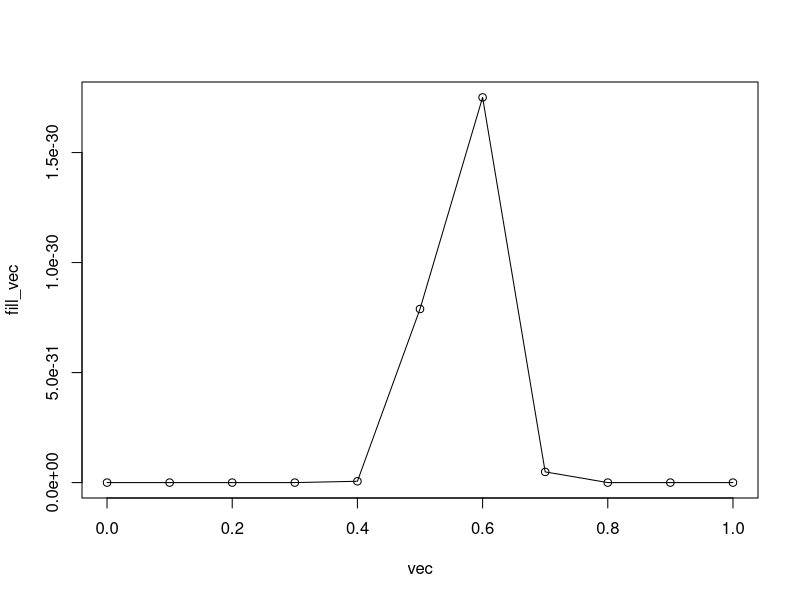
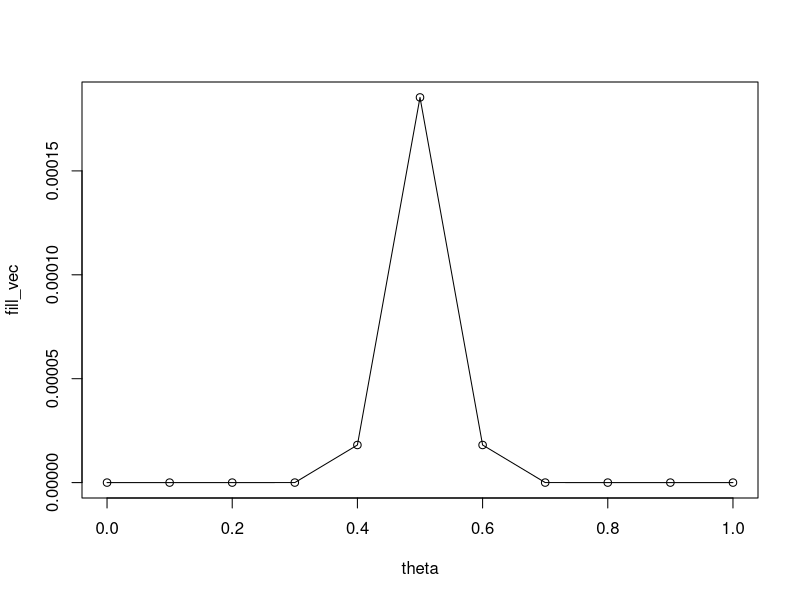
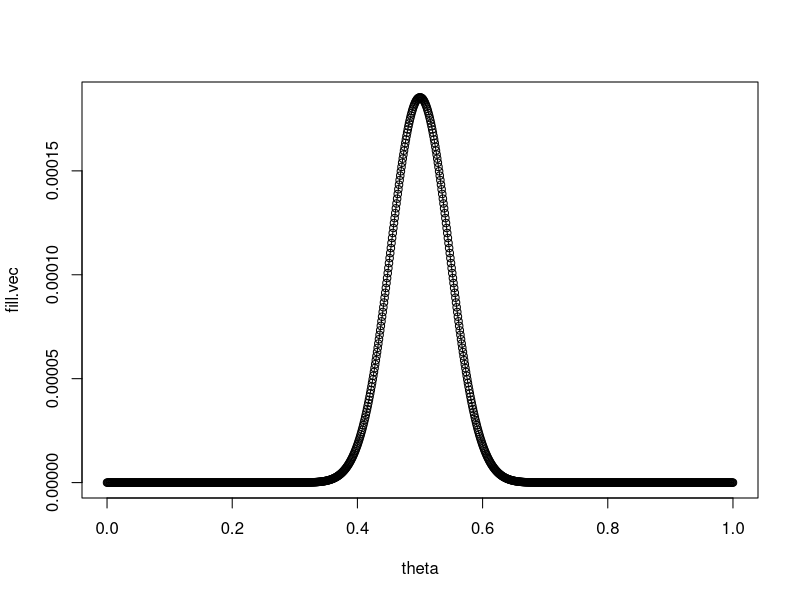
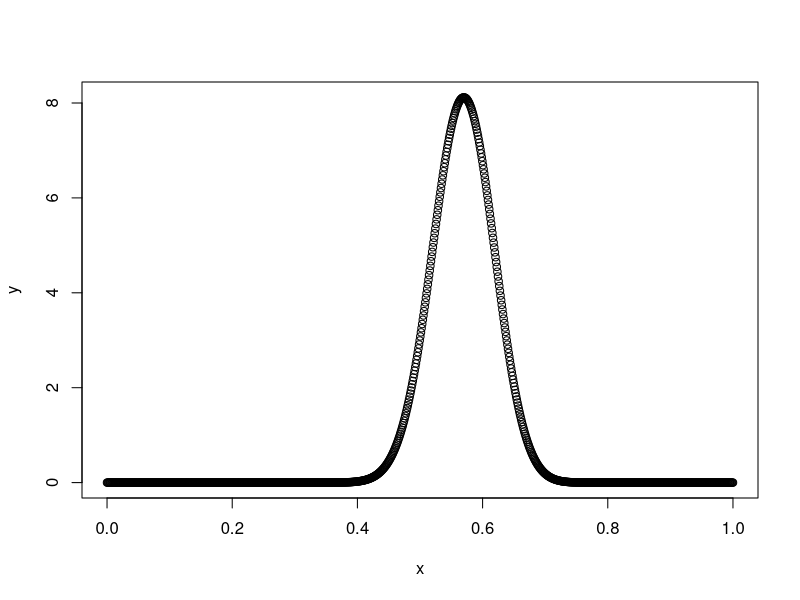
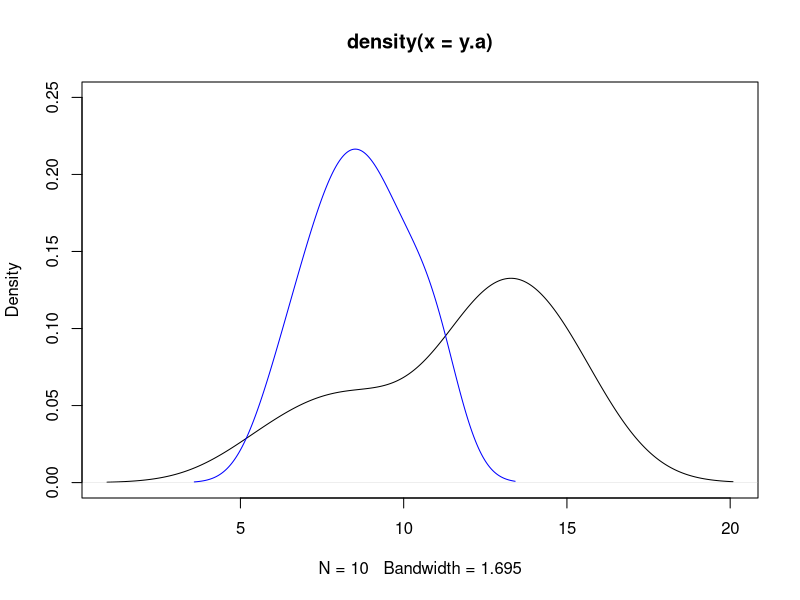
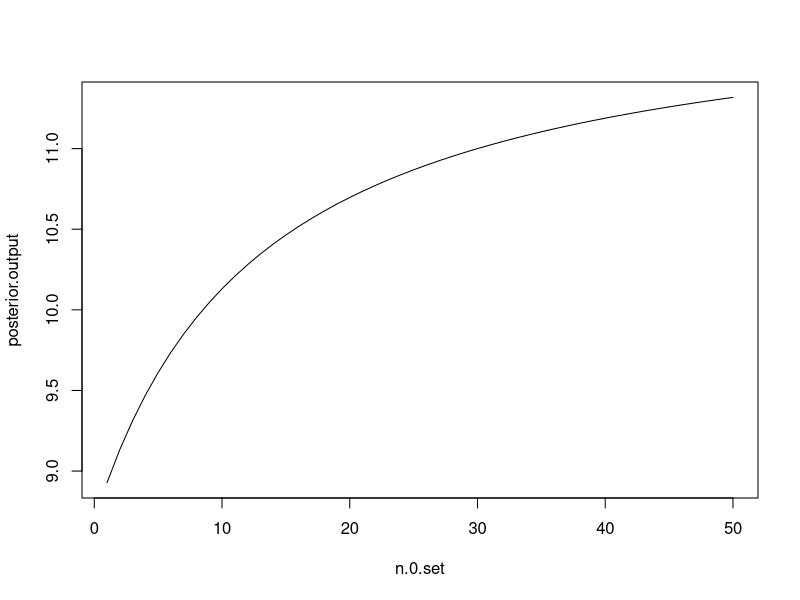
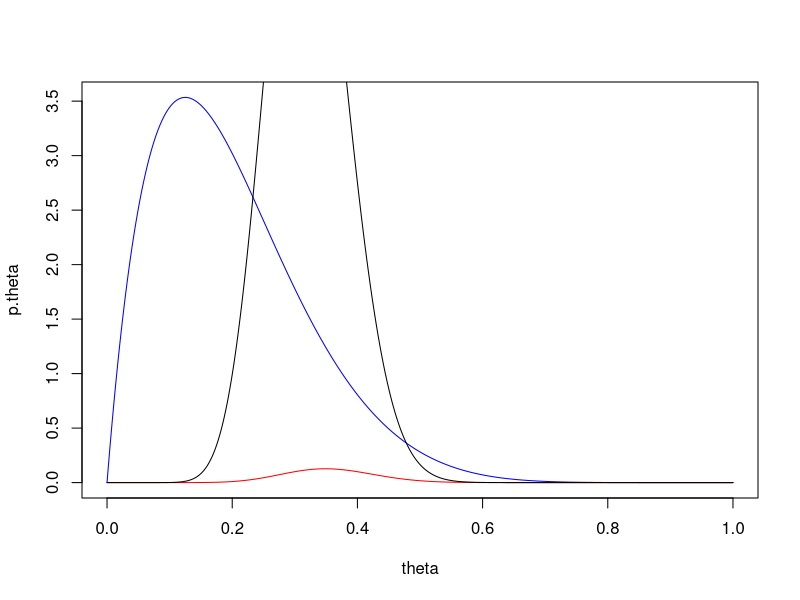
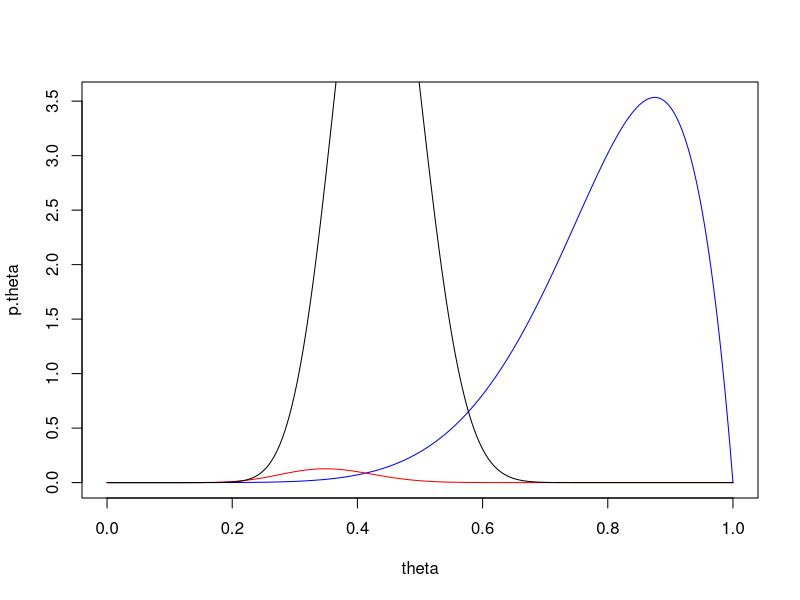

Here is the R script that generated these plots, in order:

# question 3.1 b

three.one <- function(x)
{
  one <- x^57
  two <- (1-x)^43
  three <- one*two
  print(three)
}

vec <- seq(0,1,0.1)
fill_vec <- rep(0, length(vec))

for(i in 1:11) 
  {
  input <- three.one(vec[i])
  print(vec[i])
  print(input)
  
  fill_vec[i] <- input
  }

plot(vec, fill_vec, type = "o")



#3.1 part c

# compute the posterior probability of theta

constant <- (gamma(58)*gamma(44)) / gamma(102)

(theta <- seq(0,1,0.1)) # prior theta values
fill_vec <- rep(0,length(theta)) # posterior theta estimates

three.three <- function(tht)
{
  one <- tht^57
  two <- (1 - tht)^57
  three <- (one * two) / constant
  print(three)
}

for(i in 1:length(theta))
{
  input <- three.three(theta[i])
  #print(theta[i])
  #print(input)
  
  fill_vec[i] <- input
}

plot(theta, fill_vec, type="o")

# 3.1 part d

theta <- seq(0,1,length.out = 1000)
fill.vec <- rep(0,1000)
   
three.four <- function(tht)
{
  one <- tht^57
  two <- (1 - tht)^57
  three <- (one * two) / constant
  print(three)
}

for(i in 1:length(theta))
{
  input <- three.four(theta[i])
  fill.vec[i] <- input
}

plot(theta, fill.vec, type="o")


# 3.1 part e

x <- seq(0,1,length.out = 1000)
y <- dbeta(x = x, shape1 = 58, shape2 = 44)

plot(x,y)


# 3.3 part a

y.a <- c(12,9,12,14,13,13,15,8,15,6)
y.b <- c(11,11,10,9,9,8,7,10,6,8,8,9,7)

plot(density(y.a), ylim=c(0,.25))
lines(density(y.b), col="blue")

# specify the parameters for population A
a.a <- 120; a.b <- 10 # prior is y ~ gamma(120, 10)
n.a <- length(y.a)
sum.y.a <- sum(y.a)


# the mean of the gamma distribution is given by (a / b)
# which in this case will be: (sum.y.a + a.a) / (a.b + n.a)
(sum.y.a + a.a) / (a.b + n.a)

# the variance of the gamma distribution is given by (a / b^2)
# which in this case will be: (sum.y.a + a.a) / (a.b + n.a)^2
(sum.y.a + a.a) / (a.b + n.a)^2

# The 95% quantile-based estimate will be found by pulling quantiles from the 
# gamma distribution with the posterior parameters (sum.y.a + a.a) / (a.b + n.a)

qgamma(c(0.025,0.975), (sum.y.a + a.a), (a.b + n.a) )


# repeat this exercise for the independent B distribution

b.a <- 12; b.b <- 1 # prior is y ~ gamma(12, 1)
n.b <- length(y.b)
sum.y.b <- sum(y.b)


# the mean of the gamma distribution is given by (a / b)
(sum.y.b + b.a) / (b.b + n.b)

# the variance of the gamma distribution is given by (a / b^2)
(sum.y.b + b.a) / (b.b + n.b)^2

# The 95% quantile-based estimate will be found by pulling quantiles from the 
# gamma distribution with the posterior parameters (a,b)

qgamma(c(0.025,0.975), (sum.y.b + b.a), (b.b + n.b) )

# compute and plot the posterior expectations of theta.b under a prior with 
# theta.b ~ gamma(12 * n.0 , n.0), for n.0 in {0, ... , 50}

# create a function

n.0.set <- seq(1,50, by = 1)
posterior.output <- rep(0, length(n.0.set))

post.gamma <- function(n.0)
{
  b.a <- (12 * n.0)
  b.b <- n.0
  n.b <- length(y.b)
  sum.y.b <- sum(y.b)
  
  # posterior expectation = mean = (a / b) = (sum.y.b + b.a) / (b.b + n.b)
  post.gamma.output <- (sum.y.b + b.a) / (b.b + n.b)
  return(post.gamma.output)
}

for(i in 1:length(n.0.set))
{
  posterior.output[i] <- post.gamma(n.0.set[i])
}

plot(n.0.set, posterior.output, type = "l")


# 3.4 part a

# try out a bunch of theta values from 0 to 1
theta <- seq(0,1,length.out = 1000)

# p(theta) ~ beta(2,8) prior
a <- 2 ; b <- 8
y <- 15; n <- 43

p.theta <- dbeta(x = theta, a, b)

plot(theta, p.theta, type = "l", col = "blue") # looks p.good

# p(y|theta) ~ (theta^15) * (1 - theta)^(43-15)
p.y.theta <- choose(n, y) * (theta^y) * (1 - theta)^(n - y)

lines(theta, p.y.theta, type="l", col = "red")

# posterior distribution
p.theta.y <- dbeta(theta, a + y, b + n - y)

lines(theta, p.theta.y, type="l")

# find the posterior mean, mode, sd

# beta mean is (a / a + b)
(a + y) / (a + y + b + n - y)

# beta mode is (a - 1) / [ (a - 1) + (b - 1)]
(a + y - 1) / ( ( a + y - 1) + (b + n - y - 1) )

# beta variance is (ab) / ( (a + b + 1)(a + b)^2 )
beta.var <- ((a + y)*(b + n - y)) / ((a + y + b + n - y + 1)*(a + y + b + n - y)^2)
sqrt(beta.var)

qbeta(c(0.025, 0.975), a + y, b + n - y)


# 3.4.b - repeat part a but for a beta(8, 2) prior

# p(theta) ~ beta(2,8) prior
a <- 8 ; b <- 2
y <- 15; n <- 43

p.theta <- dbeta(x = theta, a, b)

plot(theta, p.theta, type = "l", col = "blue") # looks p.good

# p(y|theta) ~ (theta^15) * (1 - theta)^(43-15)
p.y.theta <- choose(n, y) * (theta^y) * (1 - theta)^(n - y)

lines(theta, p.y.theta, type="l", col = "red")

# posterior distribution
p.theta.y <- dbeta(theta, a + y, b + n - y)

lines(theta, p.theta.y, type="l")

# find the posterior mean, mode, sd

# beta mean is (a / a + b)
(a + y) / (a + y + b + n - y)

# beta mode is (a - 1) / [ (a - 1) + (b - 1)]
(a + y - 1) / ( ( a + y - 1) + (b + n - y - 1) )

# beta variance is (ab) / ( (a + b + 1)(a + b)^2 )
beta.var <- ((a + y)*(b + n - y)) / ((a + y + b + n - y + 1)*(a + y + b + n - y)^2)
sqrt(beta.var)

qbeta(c(0.025, 0.975), a + y, b + n - y)


